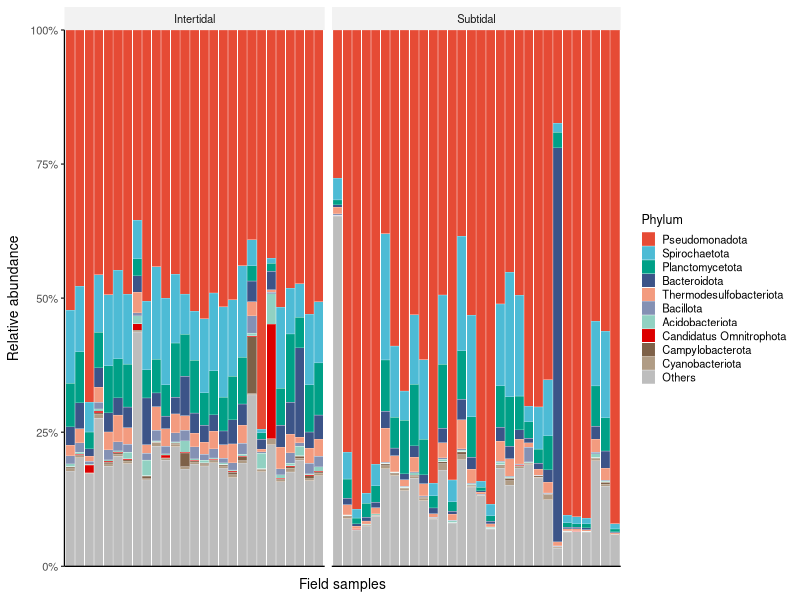
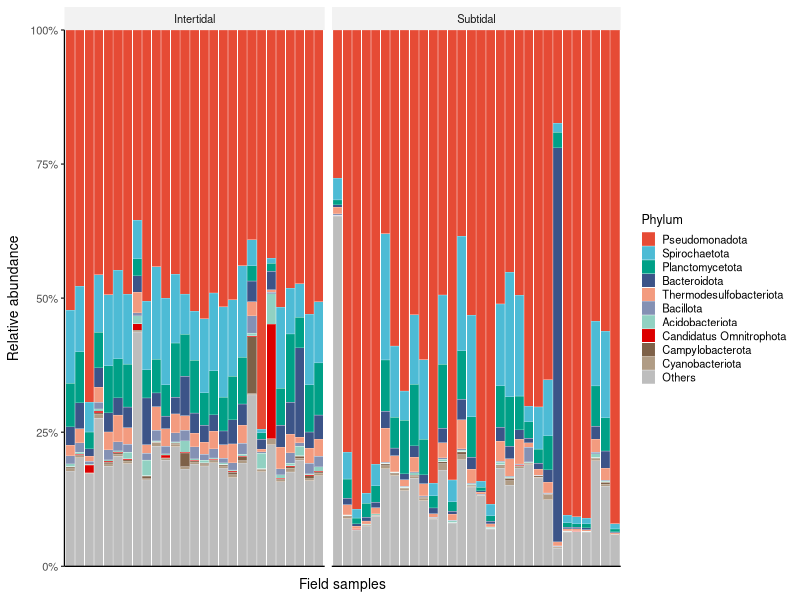
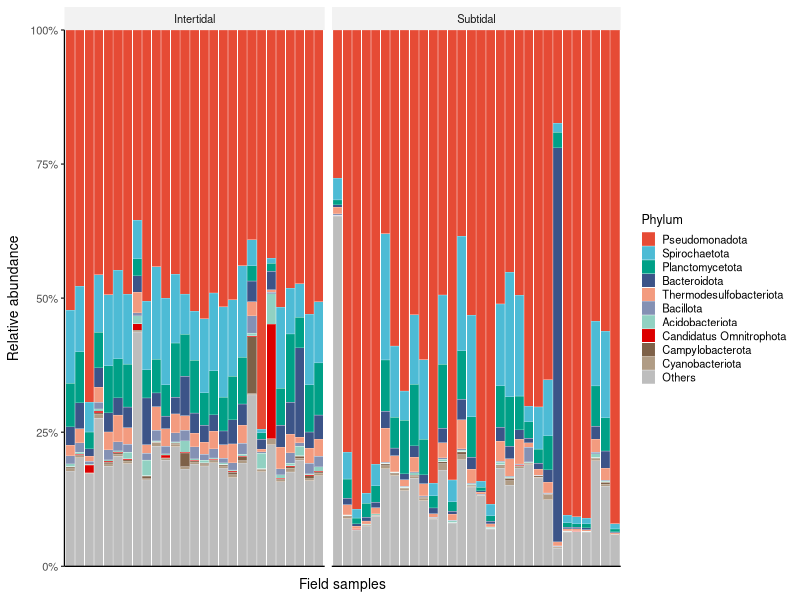

Write R code to recreate these figures, in order.
# Fig. S2. Field phylum-level taxonomic composition

library(readxl)
library(ggplot2)
library(dplyr)
library(tidyr)
library(tibble)
library(scales)
library(ggsci)

script_args <- commandArgs(trailingOnly = FALSE)
script_file <- sub("^--file=", "", script_args[grepl("^--file=", script_args)])
if (length(script_file) == 1) {
  setwd(dirname(normalizePath(script_file, winslash = "/", mustWork = TRUE)))
}

top_n <- 10
field_groups <- c("Intertidal", "Subtidal")

phylum_counts <- read.csv("Phylum_abund.csv", row.names = 1, check.names = FALSE)
phylum_counts <- as.matrix(phylum_counts)
storage.mode(phylum_counts) <- "numeric"

metadata <- read_excel("Metadata_SampleKey.xlsx") %>%
  as.data.frame() %>%
  filter(Group_Description %in% field_groups) %>%
  mutate(
    Habitat = factor(Group_Description, levels = field_groups),
    Sample = Paper_Sample_ID
  )

if (!all(metadata$Raw_Sample_ID_in_Figshare %in% colnames(phylum_counts))) {
  stop("Some field samples in Metadata_SampleKey.xlsx are absent from Phylum_abund.csv.")
}

field_counts <- phylum_counts[, metadata$Raw_Sample_ID_in_Figshare, drop = FALSE]
if (any(colSums(field_counts) == 0)) {
  stop("Samples with zero phylum-level reads detected.")
}

sample_summary <- metadata %>%
  transmute(
    Raw_sample_ID = Raw_Sample_ID_in_Figshare,
    Sample = Sample,
    Habitat = Habitat,
    Phylum_assigned_reads = colSums(field_counts)[Raw_Sample_ID_in_Figshare]
  )

field_rel <- sweep(field_counts, 2, colSums(field_counts), "/")
colnames(field_rel) <- metadata$Sample
field_rel <- field_rel[rowSums(field_rel) > 0, , drop = FALSE]

unclassified_phyla <- rownames(field_rel)[grepl("unclassified", rownames(field_rel), ignore.case = TRUE)]
mean_abundance <- sort(rowMeans(field_rel), decreasing = TRUE)
top_phyla <- names(mean_abundance)[!names(mean_abundance) %in% unclassified_phyla][1:top_n]

input_summary <- data.frame(
  input_phyla = nrow(phylum_counts),
  input_samples = ncol(phylum_counts),
  field_samples = ncol(field_counts),
  intertidal_samples = sum(metadata$Habitat == "Intertidal"),
  subtidal_samples = sum(metadata$Habitat == "Subtidal"),
  field_phyla_with_nonzero_counts = nrow(field_rel),
  field_all_zero_phyla = nrow(phylum_counts) - nrow(field_rel),
  row.names = NULL
)

phylum_summary <- data.frame(
  Phylum = names(mean_abundance),
  Mean_relative_abundance = as.numeric(mean_abundance),
  Rank = seq_along(mean_abundance),
  Display = ifelse(names(mean_abundance) %in% top_phyla, names(mean_abundance), "Others"),
  row.names = NULL
)

plot_data <- field_rel %>%
  as.data.frame(check.names = FALSE) %>%
  rownames_to_column("Phylum") %>%
  pivot_longer(-Phylum, names_to = "Sample", values_to = "Relative_abundance") %>%
  left_join(
    metadata %>% select(Sample, Habitat),
    by = "Sample"
  ) %>%
  mutate(Phylum_plot = if_else(Phylum %in% top_phyla, Phylum, "Others")) %>%
  group_by(Sample, Habitat, Phylum_plot) %>%
  summarise(Relative_abundance = sum(Relative_abundance), .groups = "drop") %>%
  mutate(
    Sample = factor(Sample, levels = metadata$Sample),
    Phylum_plot = factor(Phylum_plot, levels = c(top_phyla, "Others"))
  )

if (any(abs(tapply(plot_data$Relative_abundance, plot_data$Sample, sum) - 1) > 1e-8)) {
  stop("Relative abundance does not sum to 1 for all samples.")
}

write.csv(input_summary, "Figure_S2_input_summary.csv", row.names = FALSE)
write.csv(sample_summary, "Figure_S2_field_sample_summary.csv", row.names = FALSE)
write.csv(field_rel, "Figure_S2_field_phylum_relative_abundance.csv")
write.csv(plot_data, "Figure_S2_plot_data_top10_plus_others.csv", row.names = FALSE)
write.csv(phylum_summary, "Figure_S2_phylum_mean_relative_abundance.csv", row.names = FALSE)
writeLines(capture.output(sessionInfo()), "Figure_S2_sessionInfo.txt")

phylum_colors <- pal_npg("nrc")(length(top_phyla))
color_map <- setNames(c(phylum_colors, "#BDBDBD"), c(top_phyla, "Others"))

fig_s2 <- ggplot(plot_data, aes(Sample, Relative_abundance, fill = Phylum_plot)) +
  geom_col(width = 0.95, color = "white", linewidth = 0.08) +
  facet_grid(. ~ Habitat, scales = "free_x", space = "free_x") +
  scale_fill_manual(values = color_map, drop = FALSE) +
  scale_y_continuous(
    labels = label_percent(accuracy = 1),
    limits = c(0, 1),
    expand = c(0, 0)
  ) +
  labs(
    x = "Field samples",
    y = "Relative abundance",
    fill = "Phylum"
  ) +
  theme_classic(base_size = 10) +
  theme(
    axis.text.x = element_blank(),
    axis.ticks.x = element_blank(),
    axis.title.x = element_text(margin = margin(t = 6)),
    axis.title.y = element_text(margin = margin(r = 6)),
    strip.background = element_rect(fill = "grey95", color = NA),
    strip.text = element_text(margin = margin(4, 4, 4, 4)),
    legend.position = "right",
    legend.title = element_text(size = 9),
    legend.text = element_text(size = 8),
    legend.key.size = unit(0.35, "cm"),
    panel.spacing.x = unit(0.18, "cm")
  )

print(input_summary)
print(head(phylum_summary, 15))

print(fig_s2)

ggsave("Figure_S2_Field_Phylum_Composition.png", fig_s2, width = 11, height = 6, dpi = 300)
ggsave("Figure_S2_Field_Phylum_Composition.pdf", fig_s2, width = 11, height = 6)
